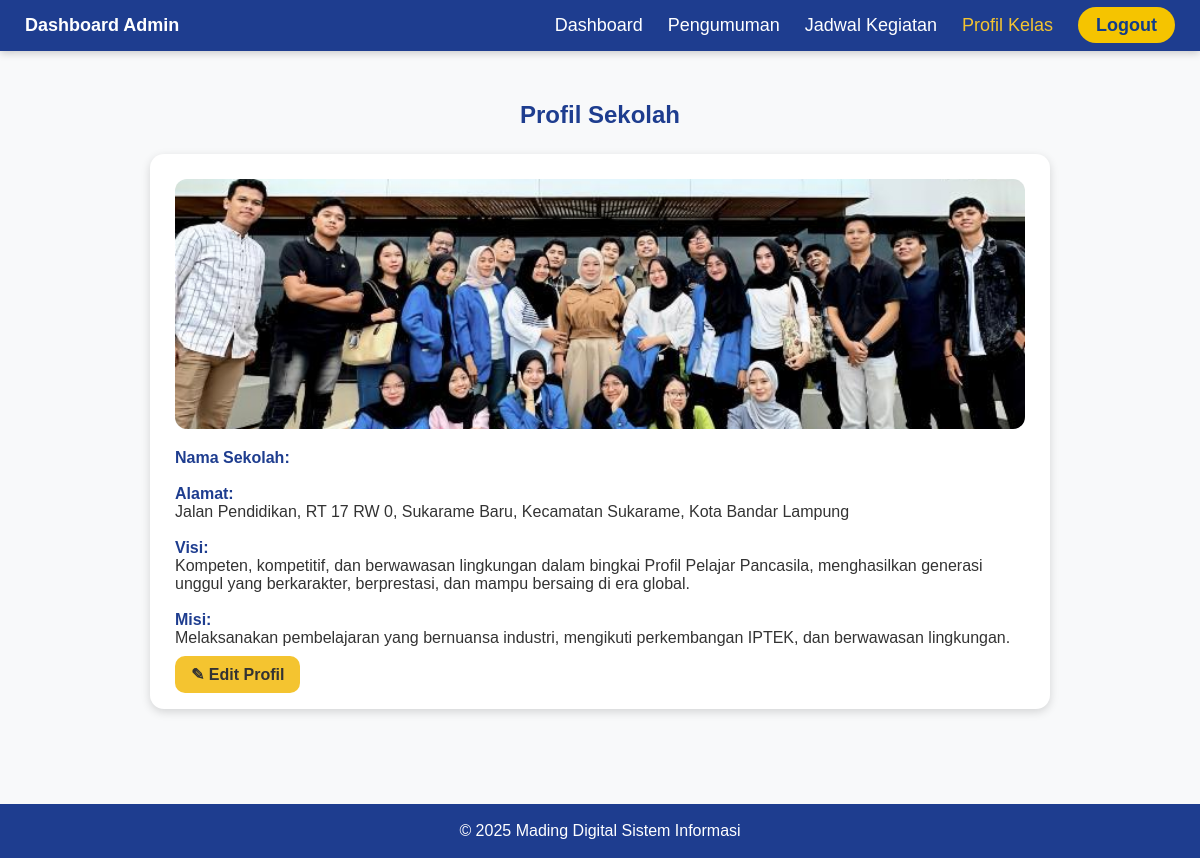
The app's page /admin/profil.php (signed in) with its own data.
### tables this page shows
CREATE TABLE `profil` (
  `id` int(11) NOT NULL,
  `nama_sekolah` varchar(255) NOT NULL,
  `alamat` text NOT NULL,
  `visi` text NOT NULL,
  `misi` text NOT NULL,
  `foto` varchar(255) DEFAULT NULL
);

### admin/profil.php (the view, shortened to what this page needs)
<?php
include "koneksi.php";
$query = mysqli_query($conn, "SELECT * FROM profil WHERE id = 1");
$profil = mysqli_fetch_assoc($query);
?>
<div class="navbar">
    <div style="font-weight: bold;">Dashboard Admin</div>
    <div>
        <a href="dashboard.php">Dashboard</a>
        <a href="pengumuman.php">Pengumuman</a>
        <a href="jadwal.php">Jadwal Kegiatan</a>
        <a href="profil.php" class="active">Profil Kelas</a>
        <a href="logout.php" class="btn-logout">Logout</a>
    </div>
</div>
<div class="content">
    <h2>Profil Sekolah</h2>
    <div class="profil-box">
        <?php if (!empty($profil['foto'])) { ?>
            <img src="../assets/img/profil.png" "<?= $profil['foto'] ?>" class="profil-foto" alt="Foto Kelas">
        <?php } ?>
        <div class="profil-item">
            <span class="profil-label">Nama Sekolah:</span><br>
        </div>
        <div class="profil-item">
            <span class="profil-label">Alamat:</span><br>
            <?= nl2br(htmlspecialchars($profil['alamat'])) ?>
        </div>
        <div class="profil-item">
            <span class="profil-label">Visi:</span><br>
            <?= nl2br(htmlspecialchars($profil['visi'])) ?>
        </div>
        <div class="profil-item">
            <span class="profil-label">Misi:</span><br>
            <?= nl2br(htmlspecialchars($profil['misi'])) ?>
        </div>
        <a href="edit_profil.php" class="btn-edit">✎ Edit Profil</a>
    </div>
</div>
<footer>
    © 2025 Mading Digital Sistem Informasi
</footer>

### admin/profil.php (style rules this page uses)
.navbar { background: #1e3d8f; padding: 15px 25px; color: white; font-size: 18px; display: flex; justify-content: space-between; align-items: center; box-shadow: 0 2px 8px rgba(0,0,0,0.2); }
.navbar a { color: white; text-decoration: none; margin-left: 20px; }
.navbar a.active { color: #f4c430; }
.btn-logout { background: #f5c400; padding: 8px 18px; color: #123c8b !important; border-radius: 25px; font-weight: bold; }
.content { padding: 30px; max-width: 900px; margin: auto; }
h2 { color: #1e3d8f; margin-bottom: 25px; text-align: center; }
.profil-box { background: white; padding: 25px; border-radius: 14px; box-shadow: 0 3px 10px rgba(0,0,0,0.15); margin-bottom: 25px; }
.profil-item { margin-bottom: 18px; font-size: 16px; color: #333; }
.profil-label { font-weight: bold; color: #1e3d8f; }
.profil-foto { width: 100%; height: 250px; object-fit: cover; border-radius: 12px; margin-bottom: 20px; }
a.btn-edit { background: #f4c430; padding: 10px 16px; text-decoration: none; color: #333; border-radius: 10px; font-weight: bold; }
footer { background: #1e3d8f; color: white; padding: 18px; text-align: center; margin-top: 40px; }

### records on screen
profil: alamat "Jalan Pendidikan, RT 17 RW 0, Sukarame Baru, Kecamatan Sukarame, Kota Bandar Lampung", visi "Kompeten, kompetitif, dan berwawasan lingkungan dalam bingkai Profil Pelajar Pancasila, menghasilkan generasi unggul yang berkarakter, berprestasi, dan mampu bersaing di era global.", misi "Melaksanakan pembelajaran yang bernuansa industri, mengikuti perkembangan IPTEK, dan berwawasan lingkungan."
